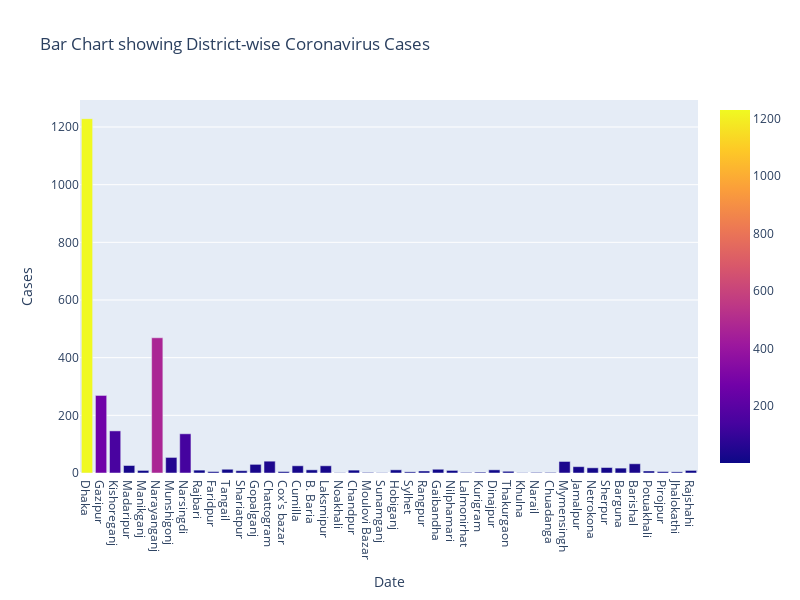

Notebook code for this chart:
### Code cell
%matplotlib inline

fig1 = go.Figure()

fig1.add_trace(go.Bar(x = df['District'], y = df['Cases'], marker = dict(color = df['Cases'], coloraxis = "coloraxis")))
fig1.update_layout(title = "Bar Chart showing District-wise Coronavirus Cases", xaxis_title = "Date", yaxis_title = "Cases", height = 600, width = 800)

fig1.show()

### Figure 1 — Plotly figure (JSON) as saved in the notebook; plotly's stock layout.template omitted (floating-point values rounded to 4 significant figures)
{"data": [{"marker": {"color": [1229, 269, 146, 26, 9, 469, 54, 136, 10, 5, 13, 8, 30, 41, 5, 25, 11, 25, 1, 10, 2, 1, 11, 4, 7, 13, 9, 2, 3, 11, 6, 1, 2, 2, 40, 22, 18, 19, 17, 32, 7, 5, 4, 9], "coloraxis": "coloraxis"}, "type": "bar", "x": ["Dhaka ", "Gazipur ", "Kishoreganj ", "Madaripur ", "Manikganj ", "Narayanganj ", "Munshigonj ", "Narsingdi ", "Rajbari ", "Faridpur ", "Tangail ", "Shariatpur ", "Gopalganj ", "Chattogram ", "Cox's bazar ", "Cumilla ", "B. Baria ", "Laksmipur ", "Noakhali ", "Chandpur ", "Moulovi Bazar ", "Sunamganj ", "Hobiganj ", "Sylhet ", "Rangpur ", "Gaibandha ", "Nilphamari ", "Lalmonirhat ", "Kurigram ", "Dinajpur ", "Thakurgaon ", "Khulna ", "Narail ", "Chuadanga ", "Mymensingh ", "Jamalpur ", "Netrokona ", "Sherpur ", "Barguna ", "Barishal ", "Potuakhali ", "Pirojpur ", "Jhalokathi ", "Rajshahi "], "y": [1229, 269, 146, 26, 9, 469, 54, 136, 10, 5, 13, 8, 30, 41, 5, 25, 11, 25, 1, 10, 2, 1, 11, 4, 7, 13, 9, 2, 3, 11, 6, 1, 2, 2, 40, 22, 18, 19, 17, 32, 7, 5, 4, 9]}], "layout": {"height": 600, "title": {"text": "Bar Chart showing District-wise Coronavirus Cases"}, "width": 800, "xaxis": {"title": {"text": "Date"}}, "yaxis": {"title": {"text": "Cases"}}}}
